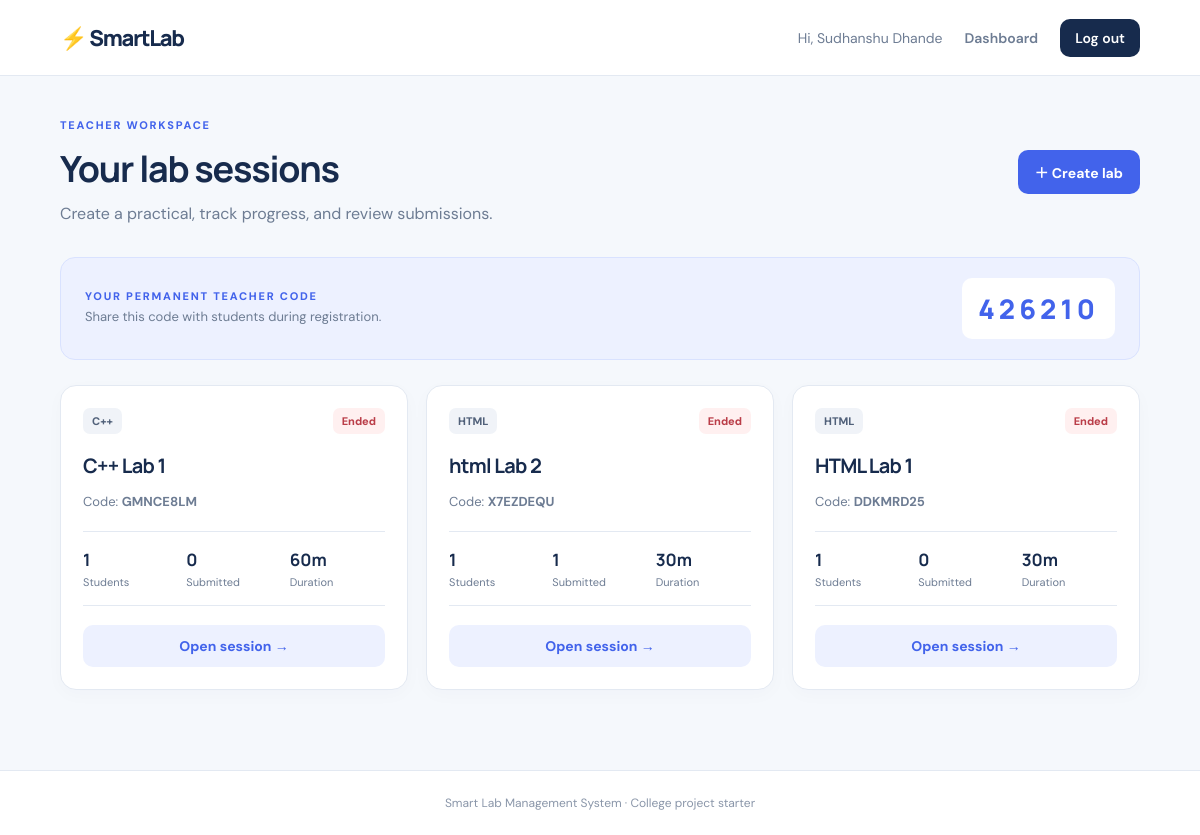
/teacher (signed in), run on the app's committed database.
### tables this page shows
CREATE TABLE users (
            id INTEGER PRIMARY KEY AUTOINCREMENT,
            name TEXT NOT NULL,
            email TEXT NOT NULL UNIQUE,
            password_hash TEXT NOT NULL,
            role TEXT NOT NULL CHECK(role IN ('teacher','student')),
            teacher_code TEXT UNIQUE,
            teacher_id INTEGER REFERENCES users(id),
            created_at TEXT NOT NULL
        );

CREATE TABLE labs (
            id INTEGER PRIMARY KEY AUTOINCREMENT,
            teacher_id INTEGER NOT NULL REFERENCES users(id),
            lab_code TEXT NOT NULL UNIQUE,
            name TEXT NOT NULL,
            language TEXT NOT NULL,
            duration_minutes INTEGER NOT NULL,
            created_at TEXT NOT NULL,
            ends_at TEXT NOT NULL,
            is_active INTEGER NOT NULL DEFAULT 1
        );

### app.py (the view)
@app.route("/teacher")
@login_required("teacher")
def teacher_dashboard():
    with get_db() as db:
        labs = db.execute("""
            SELECT l.*, (SELECT COUNT(*) FROM lab_students ls WHERE ls.lab_id=l.id) AS student_count,
            (SELECT COUNT(*) FROM submissions s WHERE s.lab_id=l.id) AS submission_count
            FROM labs l WHERE l.teacher_id=? ORDER BY l.id DESC
        """, (session["user_id"],)).fetchall()
        user = db.execute("SELECT teacher_code FROM users WHERE id=?", (session["user_id"],)).fetchone()
    return render_template("teacher_dashboard.html", labs=labs, teacher_code=user["teacher_code"], now=now())

### app.py (called while the page is built)
def get_db():
    conn = sqlite3.connect(DB_PATH)
    conn.row_factory = sqlite3.Row
    conn.execute("PRAGMA foreign_keys = ON")
    return conn

def now():
    return datetime.now()

def login_required(role=None):
    def decorator(fn):
        @wraps(fn)
        def wrapper(*args, **kwargs):
            if "user_id" not in session:
                flash("Please log in first.", "warning")
                return redirect(url_for("login"))
            if role and session.get("role") != role:
                abort(403)
            return fn(*args, **kwargs)
        return wrapper
    return decorator

### templates/teacher_dashboard.html (shortened to what this page needs)
{% extends "base.html" %}
{% block content %}
<div class="page-heading">
  <div><span class="eyebrow">TEACHER WORKSPACE</span><h1>Your lab sessions</h1><p>Create a practical, track progress, and review submissions.</p></div>
  <a class="button primary" href="{{ url_for('create_lab') }}">＋ Create lab</a>
</div>
<div class="notice"><div><span class="eyebrow">YOUR PERMANENT TEACHER CODE</span><p>Share this code with students during registration.</p></div><strong class="teacher-code">{{ teacher_code }}</strong></div>
{% if labs %}
<div class="lab-grid">
{% for lab in labs %}
  <article class="panel lab-card">
    <div class="card-top"><span class="language-tag">{{ lab.language }}</span><span class="badge {{ 'active' if lab.is_active and now.isoformat() < lab.ends_at else 'closed' }}">{{ 'Active' if lab.is_active and now.isoformat() < lab.ends_at else 'Ended' }}</span></div>
    <h2>{{ lab.name }}</h2><p class="muted">Code: <strong>{{ lab.lab_code }}</strong></p>
    <div class="lab-metrics"><div><strong>{{ lab.student_count }}</strong><span>Students</span></div><div><strong>{{ lab.submission_count }}</strong><span>Submitted</span></div><div><strong>{{ lab.duration_minutes }}m</strong><span>Duration</span></div></div>
    <a class="button secondary full" href="{{ url_for('teacher_lab', lab_id=lab.id) }}">Open session →</a>
  </article>
{% endfor %}
</div>
{% else %}
<div class="empty-state panel"><div class="empty-icon">＋</div><h2>No lab sessions yet</h2><p>Create your first session and share its Lab Code with students.</p><a class="button primary" href="{{ url_for('create_lab') }}">Create your first lab</a></div>
{% endif %}
{% endblock %}

### templates/base.html (shortened to what this page needs)
<!doctype html>
<html lang="en">
<head>
  <link rel="stylesheet" href="{{ url_for('static', filename='style.css') }}">
</head>
<body>
<nav class="navbar">
  <a class="brand" href="{{ url_for('index') }}">⚡ SmartLab</a>
  <div class="navlinks">
    {% if session.get('user_id') %}
      <span class="welcome">Hi, {{ session.get('name') }}</span>
      <a href="{{ url_for('teacher_dashboard') if session.get('role') == 'teacher' else url_for('student_dashboard') }}">Dashboard</a>
      <a class="nav-button" href="{{ url_for('logout') }}">Log out</a>
    {% else %}
      <a href="{{ url_for('login') }}">Log in</a>
      <a class="nav-button" href="{{ url_for('register') }}">Register</a>
    {% endif %}
  </div>
</nav>
<main class="container">
  {% block content %}{% endblock %}
</main>
<footer>Smart Lab Management System · College project starter</footer>
</body>
</html>

### static/style.css (style rules this page uses)
:root { --ink:#172b4d;--muted:#6d7c93;--line:#e3e9f2;--paper:#f5f8fc;--blue:#4263eb;--blue-dark:#2949ce;--mint:#d9f7e8;--green:#13875e;--red:#c2414d;--shadow:0 12px 34px rgba(31,52,91,.07) }
* { box-sizing:border-box }
body { margin:0;background:var(--paper);color:var(--ink);font-family:'DM Sans',sans-serif;min-height:100vh }
h1,h2,h3,h4 { font-family:Manrope,sans-serif;letter-spacing:-.035em;margin-top:0 }
p { line-height:1.6 }
.navbar { height:76px;background:#fff;border-bottom:1px solid var(--line);display:flex;align-items:center;justify-content:space-between;padding:0 max(5vw,24px);gap:20px }
.brand { font-family:Manrope,sans-serif;font-weight:800;font-size:22px;letter-spacing:-.06em;color:var(--ink);text-decoration:none }
.brand:first-letter { color:var(--blue) }
.navlinks { display:flex;align-items:center;gap:22px }
.navlinks a { color:var(--muted);text-decoration:none;font-weight:600;font-size:14px }
.navlinks .nav-button { background:var(--ink);color:white;padding:10px 15px;border-radius:10px }
.welcome { color:var(--muted);font-size:14px }
.container { width:min(1120px,90%);margin:42px auto 80px;min-height:calc(100vh - 230px) }
footer { text-align:center;color:#8a96a9;font-size:12px;padding:24px;border-top:1px solid var(--line);background:#fff }
.eyebrow { font-size:11px;font-weight:800;letter-spacing:.16em;color:var(--blue);display:block;margin-bottom:12px }
.button { display:inline-flex;justify-content:center;align-items:center;gap:8px;border:0;border-radius:10px;padding:12px 17px;font:700 14px 'DM Sans',sans-serif;text-decoration:none;cursor:pointer;transition:transform .15s,background .15s }
.primary { background:var(--blue);color:white }
.secondary { background:#edf1ff;color:var(--blue) }
.full { width:100% }
.feature-card,.panel { background:#fff;border:1px solid var(--line);border-radius:16px;box-shadow:0 5px 18px rgba(31,52,91,.025) }
.page-heading { display:flex;justify-content:space-between;align-items:center;gap:24px;margin-bottom:30px }
.page-heading h1 { font-size:36px;margin:0 0 8px }
.page-heading p { color:var(--muted);margin:0 }
.notice { display:flex;justify-content:space-between;align-items:center;gap:20px;padding:20px 24px;border:1px solid #d9e2ff;border-radius:15px;background:#edf1ff;margin-bottom:25px }
.notice .eyebrow { margin-bottom:4px }
.notice p { font-size:13px;color:var(--muted);margin:0 }
.teacher-code { font:800 27px Manrope;letter-spacing:.15em;color:var(--blue);background:white;padding:12px 16px;border-radius:10px }
.lab-grid { display:grid;grid-template-columns:repeat(3,1fr);gap:18px }
.lab-card { padding:22px }
.card-top { display:flex;align-items:center;justify-content:space-between;margin-bottom:18px }
.language-tag { font-size:11px;font-weight:800;color:#51617a;background:#f0f3f8;border-radius:7px;padding:6px 9px }
.badge { font-size:11px;font-weight:800;padding:6px 9px;border-radius:7px;background:#eef1f5;color:#65738a;white-space:nowrap }
.badge.closed,.badge.incorrect { background:#fff0f0;color:#ba3d48 }
.lab-card h2 { font-size:20px;margin:0 0 7px }
.muted { color:var(--muted);font-size:13px }
.lab-metrics { display:grid;grid-template-columns:repeat(3,1fr);border-top:1px solid var(--line);border-bottom:1px solid var(--line);padding:16px 0;margin:19px 0;gap:8px }
.lab-metrics div { display:grid;gap:4px }
.lab-metrics strong { font:700 17px Manrope;overflow-wrap:anywhere }
.lab-metrics span { font-size:11px;color:var(--muted) }

### data on the page
users: get "Sudhanshu Dhande", teacher_code "426210"
labs: language "C++", is_active+ends_at "Ended", name "C++ Lab 1", lab_code "GMNCE8LM", student_count "1", submission_count "0", duration_minutes "60"
labs: language "HTML", is_active+ends_at "Ended", name "html Lab 2", lab_code "X7EZDEQU", student_count "1", submission_count "1", duration_minutes "30"
labs: language "HTML", is_active "Ended", name "HTML Lab 1", lab_code "DDKMRD25", student_count "1", submission_count "0", duration_minutes "30"
